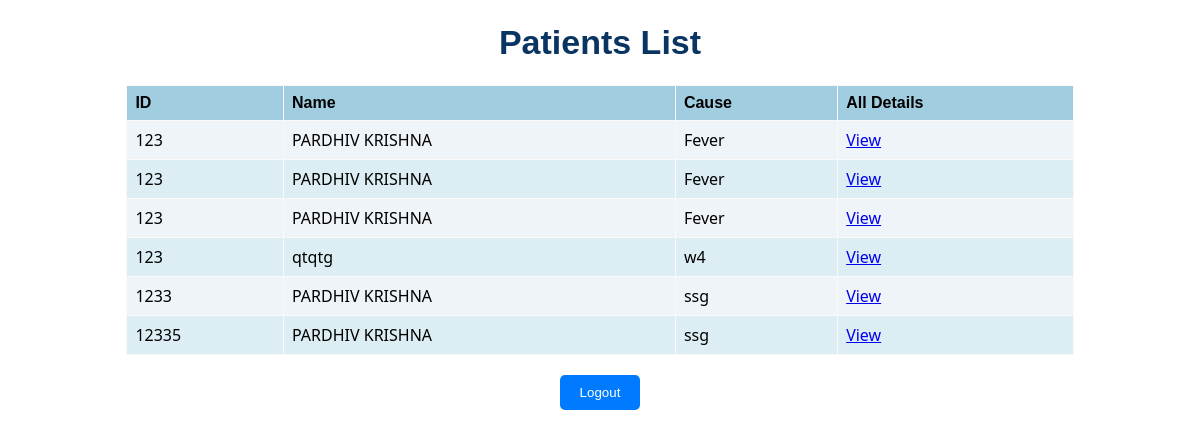
The app's page /hospital/allpatdoc with its own data.
### hospitalapp/models.py (models this page shows)
class Patient(models.Model):
    name=models.CharField(max_length=50)
    pid=models.CharField(max_length=20)
    cause=models.CharField(max_length=50)
    pphno=models.BigIntegerField(max_length=20)
    address=models.CharField(max_length=20)
    feedback=models.CharField(max_length=50)

### hospitalapp/views.py (the view)
def AllPatientdoc(request):
    pats=Patient.objects.all()
    context= {
        'pats':pats
    }
    return render(request=request,template_name='doctor.html',context=context)

### hospitalapp/templates/doctor.html (shortened to what this page needs)
{% load static %}
<!DOCTYPE html>
<html>
    <head>
        <link rel="stylesheet" type="text/css" href="{% static 'doctors.css' %}">
    </head>
<body>
<h1>Patients List</h1>
<table>
<thead>
    <tr>
        <th>ID</th>
        <th>Name</th>
        <th>Cause</th>
        <th>All Details</th>
    </tr></thead>
<tbody><tr>
    {% for pat in pats %}
        <td>{{ pat.pid }}</td>
        <td>{{ pat.name }}</td>
        <td>{{ pat.cause }}</td>
        <td><a href="{% url 'singlepatdoc' pat.pk %}">View</a></td>
    </tr>
    {% endfor %}
</tbody>
</table>
<div class="center-container">
<a href="{% url 'login' %}"><button style="text-align: center;" class="register-button">Logout</button></a>
</div>
</body>
</html>

### hospitalapp/static/doctors.css (style rules this page uses)
body { background-color: #ffffff; font-family: 'Candara', sans-serif; }
h1 { font-size: 34px; color: #0a3461; text-align: center; }
table { border-collapse: collapse; width: 80%; margin: 20px auto; }
th, td { border: 1px solid #fbf8f8; padding: 8px; text-align: left; font-family: 'Segoe UI', Tahoma, Geneva, Verdana, sans-serif; }
th { background-color: #a1cde0; font-family: 'Trebuchet MS', 'Lucida Sans Unicode', 'Lucida Grande', 'Lucida Sans', Arial, sans-serif; }
tr:nth-child(odd) { background-color: rgb(239, 244, 249); }
.center-container { display: flex; justify-content: center; height: 100vh; text-align: center; }
.register-button { background-color: #007BFF; color: #fff; padding: 10px 20px; border: none; border-radius: 5px; cursor: pointer; }

### records on screen
Patient: pid "123", name "PARDHIV KRISHNA", cause "Fever"
Patient: pid "123", name "PARDHIV KRISHNA", cause "Fever"
Patient: pid "123", name "PARDHIV KRISHNA", cause "Fever"
Patient: pid "123", name "qtqtg", cause "w4"
Patient: pid "1233", name "PARDHIV KRISHNA", cause "ssg"
Patient: pid "12335", name "PARDHIV KRISHNA", cause "ssg"
